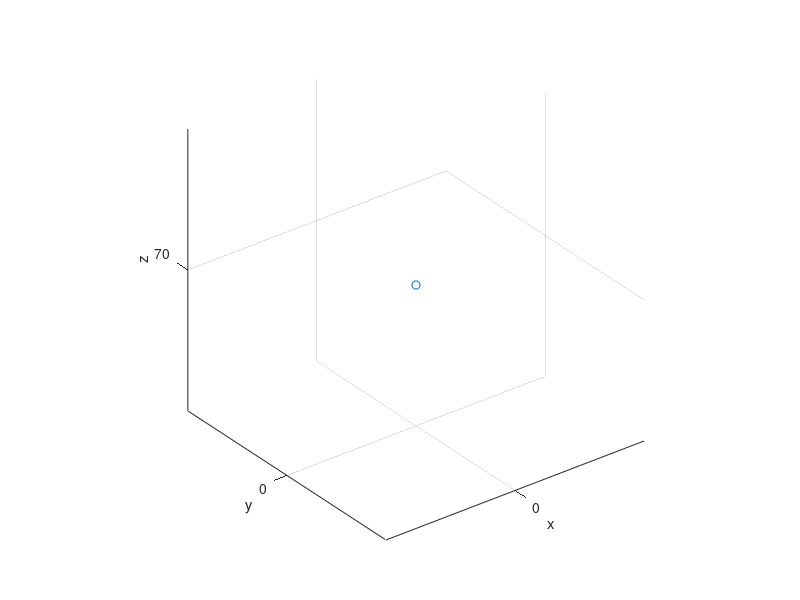

Write the MATLAB code that produced this figure. (Note: this script raises an error after producing the figure.)
%2023/05/04
%两个球面镜CT光路但是等同于EF的光路
%规定：光线方向向量与光线传播方向一致
%长度单位均为mm
clc;format compact;clear;close all
%仪器布置
%1.光源
PVs=[0,0,70];
figure;
set(gcf,'position',[140 80 800 500]); %后两个是分辨率，再大好像没用
set(gca,'position',[0.07,0.1,0.9,0.85]); %后两个是图片占figure的比例
plot3(PVs(1),PVs(2),PVs(3),'o');
hold on;grid on;axis equal
xlabel('x');ylabel('y');zlabel('z');
%2.球面镜1(准直)
PVb1=[52.9280 -147.7694   70.0000];
% plot3(52.9280,-147.7694,70.0000,'ro');
R1=304.8;%球心与半径
aperture1=25.4;theta_b1M=asind(aperture1./(2.*R1));%口径与张角
%先画一个球心在原点的顶朝上球面镜
phi_b1=linspace(0,360,31);
theta_b1=linspace(0,theta_b1M,31);
zphi_b1=100;ytheta_b1=90; %姿态参数
%旋转+平移
[bx1,by1,bz1]=ball_transform(PVb1,R1,phi_b1,theta_b1,zphi_b1,ytheta_b1);
surf(bx1,by1,bz1, ...
    'FaceColor','interp','EdgeColor','none');
%3.光栅
PVg1=[52.9280    6.9816   70.0000];%中心位置
PVg1_axis=[52.9280    6.9816   40.0000];%转轴底部
lx_g1=12.7;ly_g1=12.7;%平铺时的长宽尺寸
zphi_g1=90;ytheta_g1=90; %姿态参数
ytheta_g1_delta=0;
d=1/1200;%光栅常数,300条/mm
theta_blazed=36+52/60;%闪耀角


%误差分析v%
%旋转+平移
[px1,py1,pz1,DVg1]=plane_transform(PVg1,lx_g1,ly_g1,zphi_g1,ytheta_g1);%正常的情况

%使得光栅微微倾斜
[px1,py1,pz1,DVg1,PVg1]=axisrot([1,0,0],PVg1_axis,ytheta_g1_delta,px1,py1,pz1,DVg1,PVg1);

%求出倾斜了的电机旋转轴
motor_DV=cross([1,0,0],DVg1);
%光栅旋转角度
AngRot=52.9522;
[px1,py1,pz1,DVg1,PVg1]=axisrot(motor_DV,PVg1_axis,AngRot,px1,py1,pz1,DVg1,PVg1);
%误差分析^%

surf(px1,py1,pz1, ...
    'FaceColor','interp','EdgeColor','none');
%4.球面镜2(会聚)
PVb2=PVb1;R2=304.8;%球心与半径
aperture2=25.4;theta_b2M=asind(aperture2./(2.*R2));%口径与张角
%先画一个球心在原点的顶朝上球面镜
phi_b2=linspace(0,360,31);
theta_b2=linspace(0,theta_b2M,31);
zphi_b2=80;ytheta_b2=90; %姿态参数
%旋转+平移
[bx2,by2,bz2]=ball_transform(PVb2,R2,phi_b2,theta_b2,zphi_b2,ytheta_b2);
surf(bx2,by2,bz2, ...
    'FaceColor','interp','EdgeColor','none');
%5.ccd或狭缝或观察屏detector
PVd1=[105.8559         0   70.0000];%中心位置
plot3(PVd1(1),PVd1(2),PVd1(3),'wo','LineWidth',1);
lx_d1=25;ly_d1=25;%平铺时的长宽尺寸
zphi_d1=90;ytheta_d1=90; %姿态参数(根据入射光线4+xyz2ball函数确定)
%旋转+平移
[px2,py2,pz2,DVd1]=plane_transform(PVd1,lx_d1,ly_d1,zphi_d1,ytheta_d1);
surf(px2,py2,pz2, ...
    'FaceColor','interp','EdgeColor','none');
%挡光板位置
plot3([52.928,52.928],[70,150],[70,70])
% plot3([90,90],[0,30],[70,70])
%----------------------------------------------
%光线追迹
% 1.入射光线1
%光线选项1：六角形光斑
theta_i0=2.2;%发散角
phi_i0=linspace(0,360,9);phi_i0=phi_i0(1:end-1);%一圈上等角度间隔取点
[PHI_i0,THETA_i0]=meshgrid(phi_i0,theta_i0);
sx_i=sind(THETA_i0).*cosd(PHI_i0);
sy_i=sind(THETA_i0).*sind(PHI_i0);
sz_i=cosd(THETA_i0);
DVi_set=(rotationmat(90,90)*[sx_i;sy_i;sz_i])';%旋转
% %光线选项2：矩形光斑(包括狭缝)
% d_i=15;l_i=15;%缝宽和缝长
% x_i=linspace(-d_i/2,d_i/2,3);
% y_i=linspace(-l_i/2,l_i/2,3);
% [X_i,Y_i]=meshgrid(x_i,y_i); Z_i=zeros(size(Y_i))+150;
% DVi_set=(rotationmat(90,90)*[X_i(:)';Y_i(:)';Z_i(:)'])';%旋转
%复色光颜色参数
% lambda=[400e-6 500e-6 600e-6 700e-6 1000e-6 1100e-6 1200e-6 1300e-6 1400e-6]';%列向量
% lambda=([14.7,14.02,14.04])'.*100e-6;
% lambda=(8:0.125:9)'.*100e-6;
% lambda=[1200e-6 1201e-6]';
lambda=(12:0.125:13.5)'.*100e-6;
lambda_blazed_set=zeros(size(lambda));
for jj=1:size(DVi_set,1)
    DVi1=DVi_set(jj,:);
    %2.入射光线1与球1交点
    PVn1=lbcross(DVi1,PVs,PVb1,R1);%交点
    %判断是否在球面镜上
    flag_n1=onBallMirror(PVn1,PVb1,R1,theta_b1M,zphi_b1,ytheta_b1);
    plot3([PVs(1),PVn1(1)],[PVs(2),PVn1(2)],[PVs(3),PVn1(3)], ...
        'Color','k','LineWidth',1,'Marker','.');%入射光线1
    DVn1=balln(PVn1,PVb1);%法向量
    %3.反射光线1到入射光线2, DVr1-->DVi2,PVn1-->PVi2
    PVr1=reflect(PVs,DVn1,PVn1);%反射光线上一点
    DVi2=PVr1-PVn1;% DVr1(略)-->DVi2
    PVi2=PVn1;
    %4.入射光线2与光栅的交点
    PVn2=lmcross(DVi2,PVi2,DVg1,PVg1);
%     flag_n2=onPlaneMirror(PVn2,PVg1,lx_g1,ly_g1,zphi_g1,ytheta_g1);
    plot3([PVi2(1),PVn2(1)],[PVi2(2),PVn2(2)],[PVi2(3),PVn2(3)], ...
        'Color','k','LineWidth',1,'Marker','.');%入射光线2
    %5.反射光线2到入射光线3,DVr2-->DVi3,PVn2-->PVi3
    for m=[1] %干涉级次
        [PVr2,theta_i2]=grating_reflect(m,d,lambda,PVi2,DVg1,PVn2);%矩阵每行是不同波长对应的反射光线上一点坐标
        lambda_blazed_set(jj,1)=grating_blaze(m,d,theta_blazed,theta_i2);%计算闪耀波长
        DVi3=PVr2-PVn2;% DVr2(略)-->DVi3
        PVi3=PVn2;
        %6.入射光线3与球3交点
        PVn3=zeros(size(DVi3));DVn3=PVn3;PVr3=PVn3;
        DVi4=PVn3;PVn4=PVn3;
        for ii=1:length(lambda)
            if isnan(DVi3(ii,:))
                continue
            end
            [PVn3(ii,:),flag_b2]=lbcross(DVi3(ii,:),PVi3,PVb2,R2);%暂时没考虑没有交点的情况
            flag_n3=onBallMirror(PVn3(ii,:),PVb2,R2,theta_b2M,zphi_b2,ytheta_b2);
    %         if flag_n3==0
    %             continue
    %         end
            lightcolor=getRGB(lambda(ii)*1e6);
            plot3([PVi3(1),PVn3(ii,1)],[PVi3(2),PVn3(ii,2)],[PVi3(3),PVn3(ii,3)], ...
                'Color',lightcolor,'LineWidth',1,'Marker','.');%入射光线3
            DVn3(ii,:)=balln(PVn3(ii,:),PVb2);
            %7.反射光线3到入射光线4,DVr3-->DVi4,PVn3-->PVi4
            PVr3(ii,:)=reflect(PVi3,DVn3(ii,:),PVn3(ii,:));
            DVi4(ii,:)=PVr3(ii,:)-PVn3(ii,:); %DVr3(略)-->DVi4
            PVi4=PVn3;
            %8.入射光线4与探测器的交点
            PVn4(ii,:)=lmcross(DVi4(ii,:),PVi4(ii,:),DVd1,PVd1);
            flag_n4=onPlaneMirror(PVn4(ii,:),PVd1,lx_d1,ly_d1,zphi_d1,ytheta_d1);
            plot3([PVi4(ii,1),PVn4(ii,1)],[PVi4(ii,2),PVn4(ii,2)],[PVi4(ii,3),PVn4(ii,3)], ...
                'Color',lightcolor,'LineWidth',1,'Marker','.');%入射光线4
        end
    end
end
%----------------------------------------------
%函数
%1.旋转矩阵函数
function Rmat=rotationmat(zphi,ytheta)
    ythetamat=[
        cosd(ytheta),0,sind(ytheta);
        0,1,0;
        -sind(ytheta),0,cosd(ytheta);];%旋转矩阵Ry,先绕y轴转θ
    zphimat=[
        cosd(zphi),-sind(zphi),0;
        sind(zphi),cosd(zphi),0;
        0,0,1;];%旋转矩阵Rz,再绕z轴转φ
    Rmat=zphimat*ythetamat;%先把两个旋转变换乘起来
end
%2画任意位置任意朝向的平面plane_transform
%input:平面中心坐标PVm,x方向长度lx,y方向长度ly,旋转角度zph,ytheta
%返回计算出来的坐标px,py,pz,和法向量用于计算直线与此平面的交点
function [px,py,pz,DVm]=plane_transform(PVm,lx,ly,zphi,ytheta)
    %思路是先画个躺在xoy平面的矩形,然后旋转再平移,与画球面镜做法相似
    [px,py]=meshgrid(linspace(-lx./2,lx./2,5),linspace(-ly./2,ly./2,5));
    pz=zeros(size(px));%纵坐标为0
    Rmat=rotationmat(zphi,ytheta);
    object=[px(:)';py(:)';pz(:)'];
    temp=Rmat*object;
    px(:)=temp(1,:)+PVm(1);
    py(:)=temp(2,:)+PVm(2);
    pz(:)=temp(3,:)+PVm(3);
    DVm=(Rmat*[0;0;1])';%对z轴单位向量作变换
end
%3判断交点PVn在不在平面镜上
function flag=onPlaneMirror(PVn,PVm,lx,ly,zphi,ytheta)
    %旋转矩阵是正交矩阵，它的逆就等于转置，我们把给交点平移，再左乘转置
    Rmat=rotationmat(zphi,ytheta);%旋转矩阵
    PVn_ori=(Rmat')*(PVn-PVm)';
    if abs(PVn_ori(1))<=lx/2 && abs(PVn_ori(2))<=ly/2
        flag=1;
    else
        flag=0;
    end
end
%4.任意直线line与任意平面mirror的交点PVc(cross)
%input: 直线方向DVl和其上一点PVl，平面方向DVm,上面一点的位矢PVm
function PVc=lmcross(DVl,PVl,DVm,PVm)
    %几何意义:PVl到面的垂直分量是DVl方向向量的t倍
    t=dot(DVm,PVm-PVl)./dot(DVm,DVl);
    PVc=t.*DVl+PVl; %直线参数方程
end
%平面镜反射的函数
%5.某点关于线的对称点PVr(reflect)
%input: 点坐标PVi(i表示入射光线上一点)，直线方向DVl和其上一点PVl
function PVr=reflect(PVi,DVl,PVl)
    %法线与辅助平面垂直(线方向和面方向相同),PVi是辅助平面上一点
    PVc=lmcross(DVl,PVl,DVl,PVi);%线方向、位置，面方向、位置
    PVr=2.*PVc-PVi; %c是i与r的中点
%     plot3([PVc(1),PVl(1)],[PVc(2),PVl(2)],[PVc(3),PVl(3)],'--');%法线
end
%6.求直线与球的交点PVn
%input: 直线方向DVl,线上一点PVl,球心PVb,半径R
function [PVn,flag]=lbcross(DVl,PVl,PVb,R)
    flag=1;
    DVd=PVl-PVb;
    a=dot(DVl,DVl);
    b=2.*dot(DVd,DVl);
    c=dot(DVd,DVd)-R.^2;
%     %数值求解at^2+bt+c=0
%     syms x
%     S=double(vpasolve(a.*x.^2+b.*x+c == 0, x));
    S=zeros(2,1);
    delta=b.^2-4.*a.*c;
    if delta<0
        disp('与球无交点');
        flag=0;
        return
    end
    S(1)=(-b+delta.^0.5)./(2.*a);
    S(2)=(-b-delta.^0.5)./(2.*a);
    %取大于0且绝对值最小的(前提是光线方向向量是其传播方向)
    t=min(S(S>0));
    PVn=t.*DVl+PVl;
end
%7.球上一点的法向量
%input: 球上一点,球心PVb
function DVn=balln(PVn,PVb)
    DVn=PVb-PVn;
end
%8.计算任意位置任意朝向的球面镜坐标
%input:PVb球心,R半径,取值范围phi,theta,R与theta共同决定口径
%球面镜朝向角度zphi,ytheta
function [sx,sy,sz]=ball_transform(PVb,R,phi,theta,zphi,ytheta)
    [PHI,THETA]=meshgrid(phi,theta);
    %旋转对象(一个球心在原点的顶朝上的球面镜)
    sx=R.*sind(THETA).*cosd(PHI);
    sy=R.*sind(THETA).*sind(PHI);
    sz=R.*cosd(THETA);
%     surf(sx,sy,sz, ...
%     'FaceColor','interp','EdgeColor','none');
    %旋转到想要的方向
    Rmat=rotationmat(zphi,ytheta);
    %将画图时用的三个矩阵合并,每一列的三行对应一个点的xyz坐标
    object=[sx(:)';sy(:)';sz(:)'];
    %旋转变换
    temp=Rmat*object;
    %更新坐标,同时平移
    sx(:)=temp(1,:)+PVb(1);
    sy(:)=temp(2,:)+PVb(2);
    sz(:)=temp(3,:)+PVb(3);
end
%9.判断交点在不在球面镜上
function flag=onBallMirror(PVn,PVb,R,theta_max,zphi,ytheta)
    %旋转矩阵是正交矩阵，它的逆就等于转置，我们把给交点平移，再左乘转置
    %就得到其在初始顶朝上球面镜上的对应点
    Rmat=rotationmat(zphi,ytheta);%旋转矩阵
    PVn_ori=(Rmat')*(PVn-PVb)';
%     plot3(PVn_ori(1),PVn_ori(2),PVn_ori(3),'.');
    if PVn_ori(3)>=R*cosd(theta_max)
        flag=1;
    else
        flag=0;
    end
end
%10.光栅反射函数grating_reflect
%input:级数m,光栅常数d,波长λ(可以是一个列向量),入射光线上一点PVi,法线方向DVl,交界点PVl
function [PVgr,theta_i]=grating_reflect(m,d,lambda,PVi,DVl,PVl)
    %法线与辅助平面垂直DVl就是mirror法向量,且PVi也是辅助平面上一点
    PVc=lmcross(DVl,PVl,DVl,PVi);%线方向、位置，面方向、位置
    %求
    theta_i=acosd(dot(PVi-PVl,PVc-PVl)./(dot(PVi-PVl,PVi-PVl).*dot(PVc-PVl,PVc-PVl)).^0.5);
    theta_r=asind(sind(theta_i)-m.*lambda./d);%列向量
    for jj=1:length(lambda)
        if imag(theta_r(jj))~=0
            disp([num2str(m),'级衍射中',num2str(lambda(jj)*1e6),'nm的衍射角超过了90度']);
        end
    end
    scalar=tand(theta_r)./tand(theta_i);%列向量
    PVgr=scalar.*(PVc-PVi)+PVc;% 列向量.*行向量 +行向量 
end
%11.闪耀光栅闪耀波长grating_blaze(公式跟用法很相关,但结果挺接近的)
function lambda_b=grating_blaze(m,d,theta_b,theta_i)
    lambda_b=2.*d.*cosd(theta_b-theta_i).*sind(theta_b)./m;
end
%12.波长转RGB(网上抄的,有点问题,将就着用吧)
%可以研究章佳杰色度学科普文章，自己写一个，应用光学中也有相关知识
function RGB=getRGB(dWave)
    maxPix=1;gamma=1;
    waveArea = [380,440,490,510,580,645,780];
    minusWave = [0,440,440,510,510,645,780];
    deltWave = [1,60,50,20,70,65,35];
    for p=1:length(waveArea)
        if dWave<waveArea(p)
            break
        end
    end
    pVar=abs(minusWave(p)-dWave)/deltWave(p);
    rgbs=[[0,0,0];[pVar,0,1];[0,pVar,1];[0,1,pVar];[pVar,1,0];[1,pVar,0];[1,0,0];[0,0,0]];
    %在光谱边缘处颜色变暗
    if (dWave>=380) && (dWave<420)
        alpha = 0.3+0.7*(dWave-380)/(420-380);
    elseif (dWave>=420) && (dWave<701)
        alpha = 1.0;
    elseif (dWave>=701) && (dWave<780)
        alpha = 0.3+0.7*(780-dWave)/(780-700);
    else
        alpha = 0;       %非可见区
        %给红外光加点颜色，自780开始由黑变灰再变白。
        if dWave>780
            a=5e-5;
            grey=255-1/(a*(dWave-780)+1/255);
            RGB=(zeros(1,3)+grey)/255;
            return
        end
    end
    RGB=maxPix.*(rgbs(p,:).*alpha).^gamma;
end
%13.球坐标到xyz坐标
function [x,y,z]=ball2xyz(r,theta,phi)
    x=r.*sind(theta).*cosd(phi);
    y=r.*sind(theta).*sind(phi);
    z=r.*cosd(theta);
end

%14.绕轴旋转
%参考：罗德里格旋转公式（Rodrigues' rotation formula）
%DV旋转轴方向向量，PV旋转轴上一点的坐标，theta旋转角度，后三个是被旋转物体的xyz
function [obj1x,obj1y,obj1z,objDV,objPV]=axisrot(DV,PV,theta,obj1x,obj1y,obj1z,objDV,objPV)
    DV=DV./(dot(DV,DV).^0.5);%转为单位向量
    Rk=[0,-DV(3),DV(2);
        DV(3),0,-DV(1);
        -DV(2),DV(1),0]; %叉乘矩阵
    M=eye(3)+(1-cosd(theta)).*(Rk*Rk)+sind(theta).*Rk; %绕轴转矩阵
    obj1=[obj1x(:)'-PV(1);obj1y(:)'-PV(2);obj1z(:)'-PV(3)];
    temp=M*obj1;
    obj1x(:)=temp(1,:)+PV(1);
    obj1y(:)=temp(2,:)+PV(2);
    obj1z(:)=temp(3,:)+PV(3);
    objDV=(M*objDV')'; %向量没有位置，不用变换前先-PV，最后再+PV的操作
    objPV=(M*(objPV-PV)')'+PV;
end